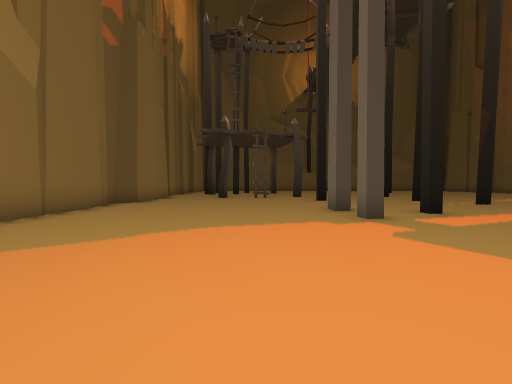
View 1 (above)

19 first-person views from a walk through a scene from a Unity 3-D project. The camera is 1.4 m above the floor, tilts 2° down and sees 90° across. The floor is counted in squares, 2 m on a side. Each view is taken from the middle of a square. On the plan, view 1 faces up. The plan holds only what a view shows up to about 9 squares ahead; the rest is blank. The place goes on beyond the plan. Door leaves are left out, so doorways stand open.

View 2
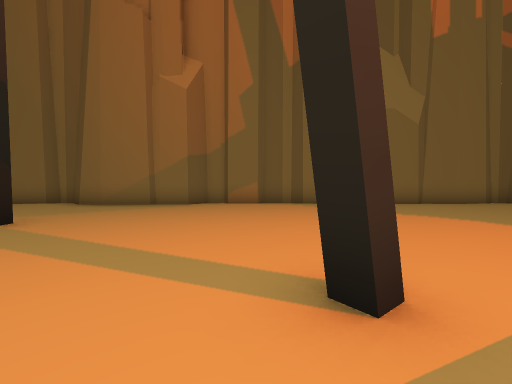

View 3
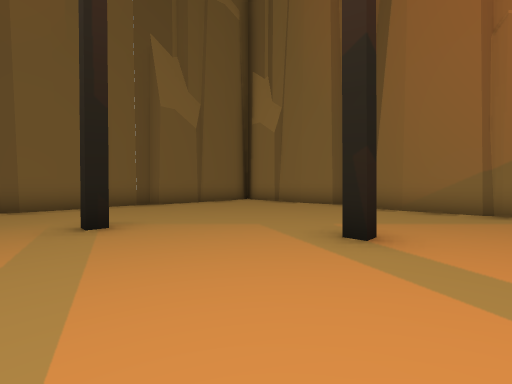

View 4
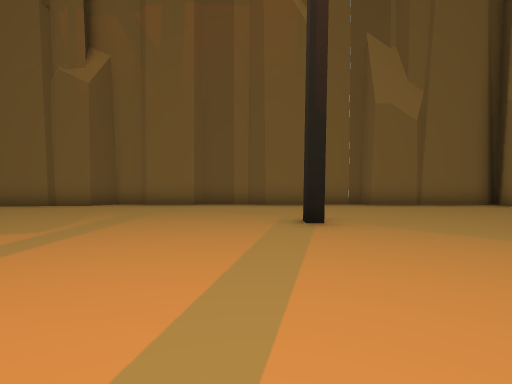

View 5
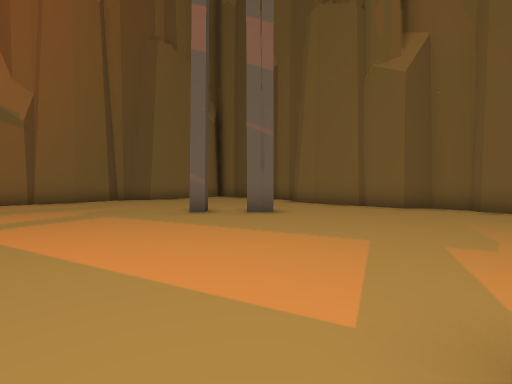

View 6
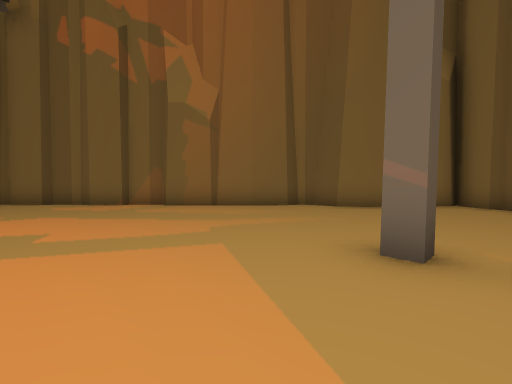

View 7
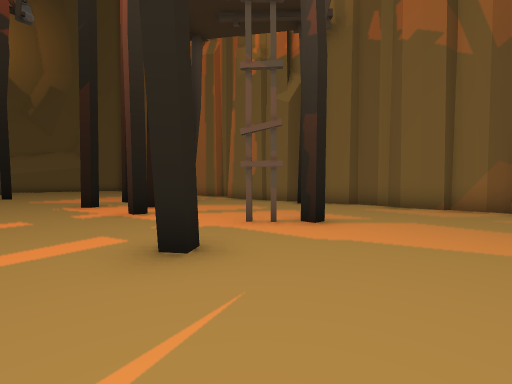

View 8
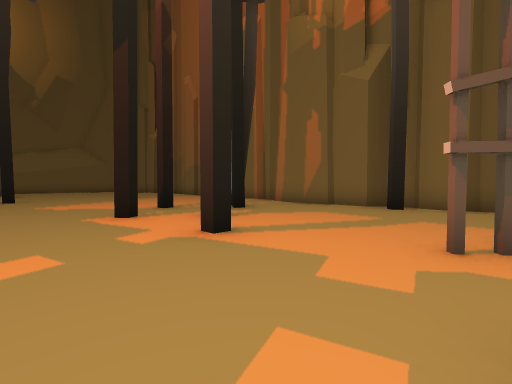

View 9
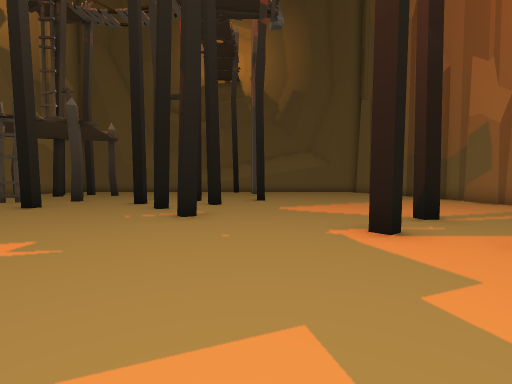

View 10
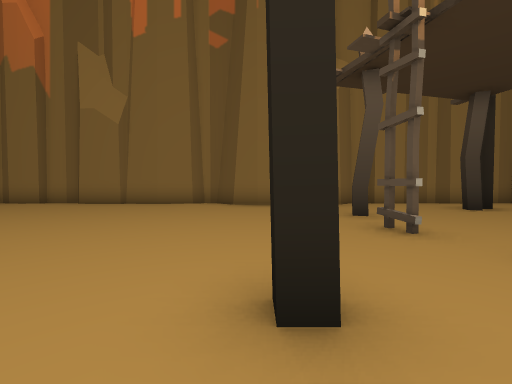

View 11
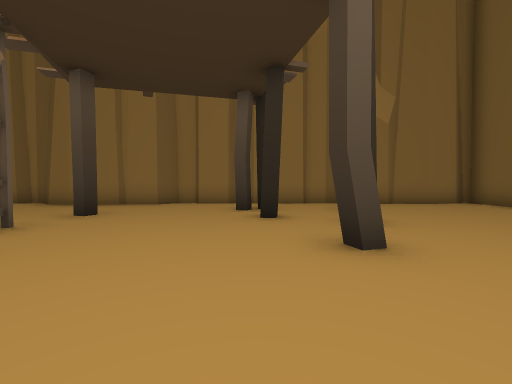

View 12
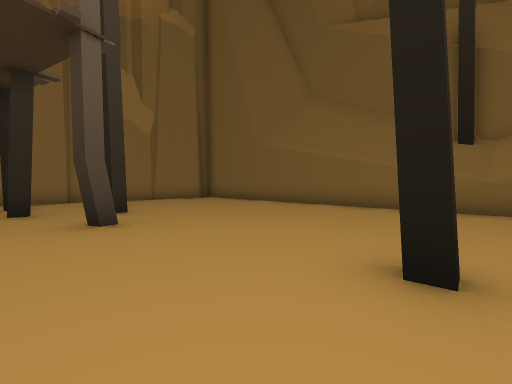

View 13
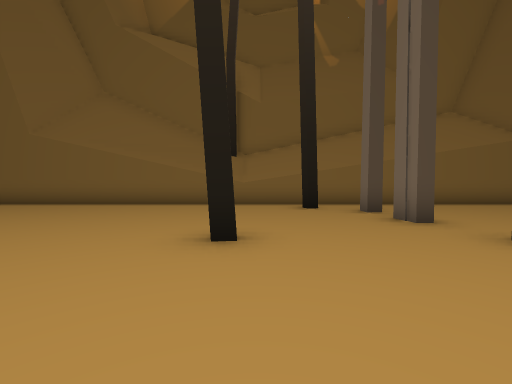

View 14
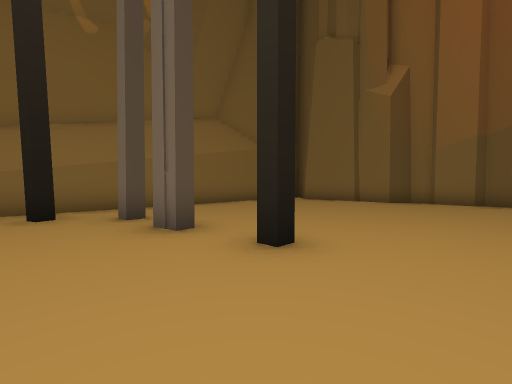

View 15
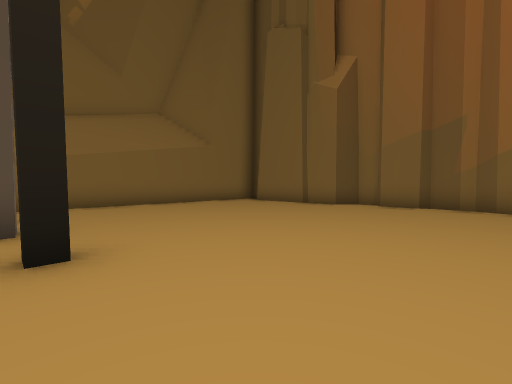

View 16
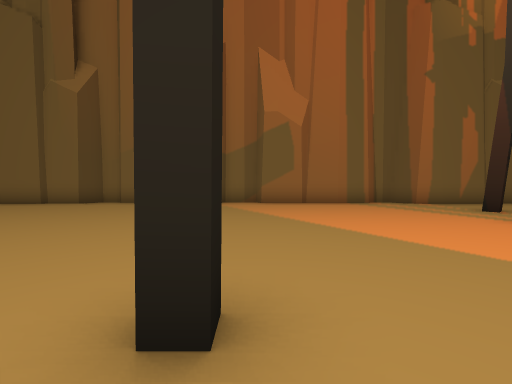

View 17
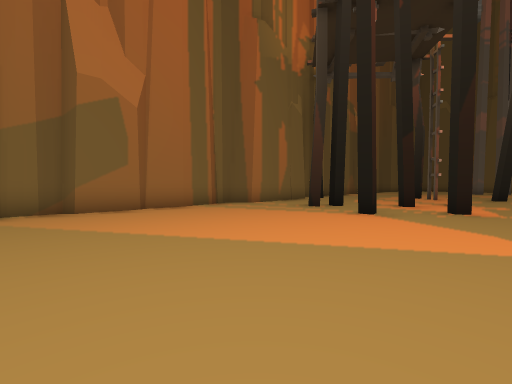

View 18
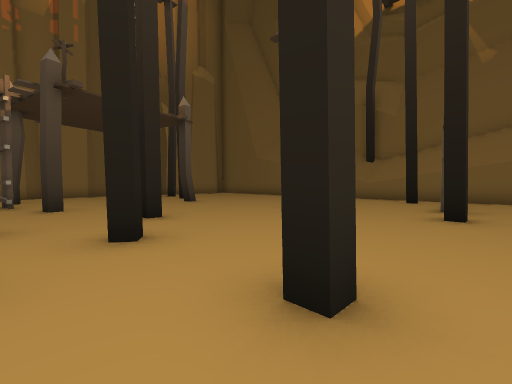

View 19
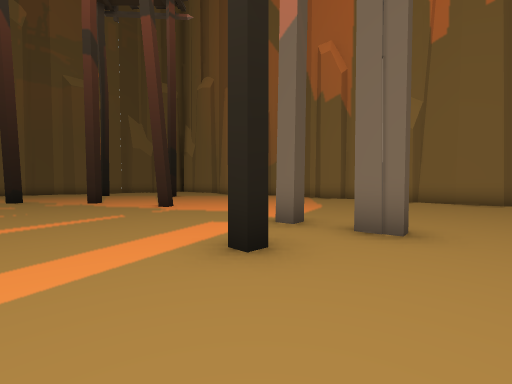

### Floor plan
Key: @ floor where view 1 was taken; # wall or solid block; . floor; C crane; L ladder.
Columns run from 5 left of view 1 to 18 right of it. Each row starts with its distance up from view 1.
 24 ####################
 23 #...................
 22 #............#....... #
 21 #.............C.......#
 20 #.............C.......#
 19 #.....................##
 18 #. .#......#..#........#
 17 #.....#................#
 16 #.#.#..................#
 15 #......................#
 14 #.........#............#
 13 #......#...#..#........#
 12 #..#.L....#...........##
 11 #............#........#
 10 #.......#..#..........#
  9 #.....................#
  8 #............#...#....#
  7 #......C........#..#..#
  6 #........#............#
  5 #......C.........#....#
  4 #........... ...#.....#
  3 #...........  ........#
  2 #...........  ........##
  1 #......#....  ...#.....#
  0 #....@......  .#..#....#
 -1 #...........  .........#
 -2 #........#..  .........#
 -3 #.....................##
 -4 #....#.....#..........#
 -5 #.....................#
 -6 #...............#.....#
 -7 #.....................#
 -8 #......#.......C......#
 -9  ................ ....#
-10  ................  ...#
-11 #.###........####   ..#
-12 ### ##########      ###

Positions as (right, up) in squares from view 1, and headings:
1: (0, 0), facing up
2: (4, 0), facing left
3: (3, -3), facing down-left
4: (3, -3), facing down
5: (6, -3), facing down-right
6: (9, -5), facing right
7: (9, -2), facing up-right
8: (9, 1), facing up-right
9: (9, 3), facing up
10: (4, 10), facing left
11: (4, 16), facing left
12: (6, 16), facing up-left
13: (6, 15), facing up
14: (7, 16), facing up-right
15: (9, 15), facing up-right
16: (8, 13), facing right
17: (10, 14), facing down-right
18: (10, 12), facing up-left
19: (6, 8), facing down-left
